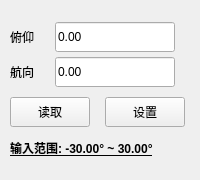
    <widget class="PanelItem" name="Page1_Pane10" native="true">
     <property name="geometry">
      <rect>
       <x>765</x>
       <y>205</y>
       <width>200</width>
       <height>180</height>
      </rect>
     </property>
     <property name="minimumSize">
      <size>
       <width>200</width>
       <height>180</height>
      </size>
     </property>
     <property name="maximumSize">
      <size>
       <width>200</width>
       <height>180</height>
      </size>
     </property>
     <widget class="QLabel" name="Page1_Pane10_Label1">
      <property name="geometry">
       <rect>
        <x>10</x>
        <y>22</y>
        <width>40</width>
        <height>30</height>
       </rect>
      </property>
      <property name="minimumSize">
       <size>
        <width>40</width>
        <height>30</height>
       </size>
      </property>
      <property name="maximumSize">
       <size>
        <width>40</width>
        <height>30</height>
       </size>
      </property>
      <property name="text">
       <string>俯仰</string>
      </property>
     </widget>
     <widget class="QLineEdit" name="Page1_Pane10_Pitch_lineEdit">
      <property name="enabled">
       <bool>true</bool>
      </property>
      <property name="geometry">
       <rect>
        <x>55</x>
        <y>22</y>
        <width>120</width>
        <height>30</height>
       </rect>
      </property>
      <property name="minimumSize">
       <size>
        <width>120</width>
        <height>30</height>
       </size>
      </property>
      <property name="maximumSize">
       <size>
        <width>120</width>
        <height>30</height>
       </size>
      </property>
      <property name="mouseTracking">
       <bool>true</bool>
      </property>
      <property name="focusPolicy">
       <enum>Qt::StrongFocus</enum>
      </property>
      <property name="text">
       <string>0.00</string>
      </property>
      <property name="echoMode">
       <enum>QLineEdit::Normal</enum>
      </property>
      <property name="readOnly">
       <bool>false</bool>
      </property>
      <property name="clearButtonEnabled">
       <bool>false</bool>
      </property>
     </widget>
     <widget class="QLineEdit" name="Page1_Pane10_Yaw_lineEdit">
      <property name="geometry">
       <rect>
        <x>55</x>
        <y>57</y>
        <width>120</width>
        <height>30</height>
       </rect>
      </property>
      <property name="minimumSize">
       <size>
        <width>120</width>
        <height>30</height>
       </size>
      </property>
      <property name="maximumSize">
       <size>
        <width>120</width>
        <height>30</height>
       </size>
      </property>
      <property name="focusPolicy">
       <enum>Qt::StrongFocus</enum>
      </property>
      <property name="text">
       <string>0.00</string>
      </property>
      <property name="readOnly">
       <bool>false</bool>
      </property>
     </widget>
     <widget class="QLabel" name="Page1_Pane10_Label2">
      <property name="geometry">
       <rect>
        <x>10</x>
        <y>57</y>
        <width>40</width>
        <height>30</height>
       </rect>
      </property>
      <property name="minimumSize">
       <size>
        <width>40</width>
        <height>30</height>
       </size>
      </property>
      <property name="maximumSize">
       <size>
        <width>40</width>
        <height>30</height>
       </size>
      </property>
      <property name="text">
       <string>航向</string>
      </property>
     </widget>
     <widget class="HoverFillButton" name="Page1_Pane10_SetValue_Btn">
      <property name="geometry">
       <rect>
        <x>105</x>
        <y>97</y>
        <width>80</width>
        <height>30</height>
       </rect>
      </property>
      <property name="minimumSize">
       <size>
        <width>80</width>
        <height>30</height>
       </size>
      </property>
      <property name="maximumSize">
       <size>
        <width>80</width>
        <height>30</height>
       </size>
      </property>
      <property name="text">
       <string>设置</string>
      </property>
     </widget>
     <widget class="HoverFillButton" name="Page1_Pane10_GetValue_Btn">
      <property name="geometry">
       <rect>
        <x>10</x>
        <y>97</y>
        <width>80</width>
        <height>30</height>
       </rect>
      </property>
      <property name="minimumSize">
       <size>
        <width>80</width>
        <height>30</height>
       </size>
      </property>
      <property name="maximumSize">
       <size>
        <width>80</width>
        <height>30</height>
       </size>
      </property>
      <property name="text">
       <string>读取</string>
      </property>
     </widget>
     <widget class="QLabel" name="Page1_Pane10_Label3">
      <property name="geometry">
       <rect>
        <x>10</x>
        <y>140</y>
        <width>161</width>
        <height>16</height>
       </rect>
      </property>
      <property name="font">
       <font>
        <italic>false</italic>
        <bold>true</bold>
        <underline>true</underline>
       </font>
      </property>
      <property name="text">
       <string>输入范围: -30.00° ~ 30.00°</string>
      </property>
     </widget>
    </widget>
